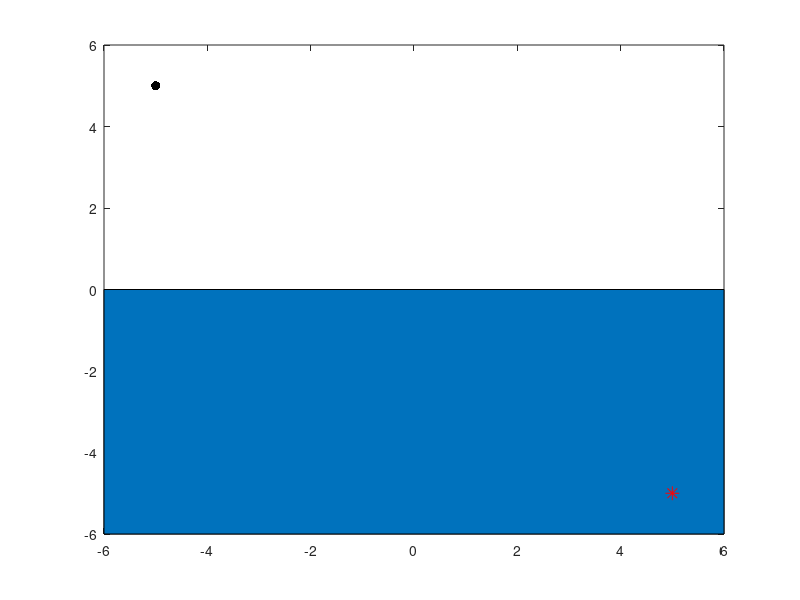

Source code (MATLAB): (Note: this script raises an error after producing the figure.)
%% A Drowning Man and Snell's Law
% Mohsin Javed, 30th October 2013

%%
% (Chebfun example calculus/SnellsLaw.m)
% [Tags: #calculus, #snell'sLaw, #snell]

%% How to save a drowning man
% On a bright sunny day we are having nice time on the beach:
figure(1);
area( [-6, 6], [-6, -6] ); colormap([0 .8 1] )
axis([-6,6,-6,6]), hold on
%%
% We see that a life guard is located at the point $(-5, 5)$:
sMan = -5+1i*5;
LW = 'linewidth'; lw = 1.5; 
MS = 'markersize';
plot(sMan, '.k', MS, 20)

%%
% The life guard spots a man desperately struggling and about to drown. The
% location of the drowning man is $(5,-5)$:
dMan = 5-1i*5;
plot(dMan, '*r', MS, 10)
%% 
% Before the lifeguard makes a dash to save the the drowning man, we know 
% that the speed at which he can run on the land is much greater than 
% the speed at which he can swim with in water:
vLand = 10;
vWater = 3;

%%
% This means that rather than running straight to the drowning man, he 
% should run a little longer along the ground to make use of his faster 
% speed. Exactly what path should he take can be computed by minimizing 
% the time equation involving the two different speeds. This can be easily
% done in Chebfun. Let $x_0$ be the unknown point on the shore that we should 
% run towards in order to reach the drowning man in a minimum time. 
% In order to find $x_0$, we first declare a chebfun $x$:
x = chebfun('x', [real(sMan), real(dMan)] );
%%
% The total time required to reach the drowning man as a function of a
% point $x$ on the shore is given by:
T = abs(x-sMan)/vLand + abs(x-dMan)/vWater;
%%
% We now find the minimum time $T_{min}$ and the location of the ninimum 
% $x_0$, i.e., the point on the shore that the lifeguard should aim for.
[Tmin, x0] = min(T)
figure(2); plot(x,T, LW, lw), hold on
plot( x0, Tmin, 'r.', MS, 20 ), hold off
title( sprintf( 'Optimal Point x_0= %.5f    Minimum Time = %.5f', Tmin, x0 ));
xlabel('x'), ylabel('Time')

%%
% Let us now draw the optimal path that should be followed in order to 
% reach the drowning man as quickly as possible.
figure(1)
plot([real(sMan), x0], [imag(sMan), 0] )
plot([x0, real(dMan)], [0, imag(dMan)], 'r' )

%% Verifying Snell's Law
% Actually this problem is an example of the famous Snell's law. 
% Whenever an object is subject to motion with different speeds in different
% media, the angle at which the object should hit the interface of the two 
% media for an optimal path, i.e. the one requiring the least amount of 
% time, is determined by Snell's Law:
% $$ \frac{\sin(\theta_1)}{\nu_1} = \frac{\sin(\theta_2)}{\nu_2}. $$
% We can verify this in Chebfun very easily. 
plot([x0, x0], [-4, 4], '--k')
sinTh1 = abs(real(sMan)-x0)/abs(sMan-x0); 
sinTh2 = abs(real(dMan)-x0)/abs(dMan-x0);
th1 = asin(sinTh1); th2 = asin(sinTh2);
plot(x0+exp(1i*(pi/2+linspace(0,th1,100))))
plot(x0+exp(1i*(3*pi/2+linspace(0,th2,100))), 'r'), hold off
%%
sinTh1/vLand - sinTh2/vWater